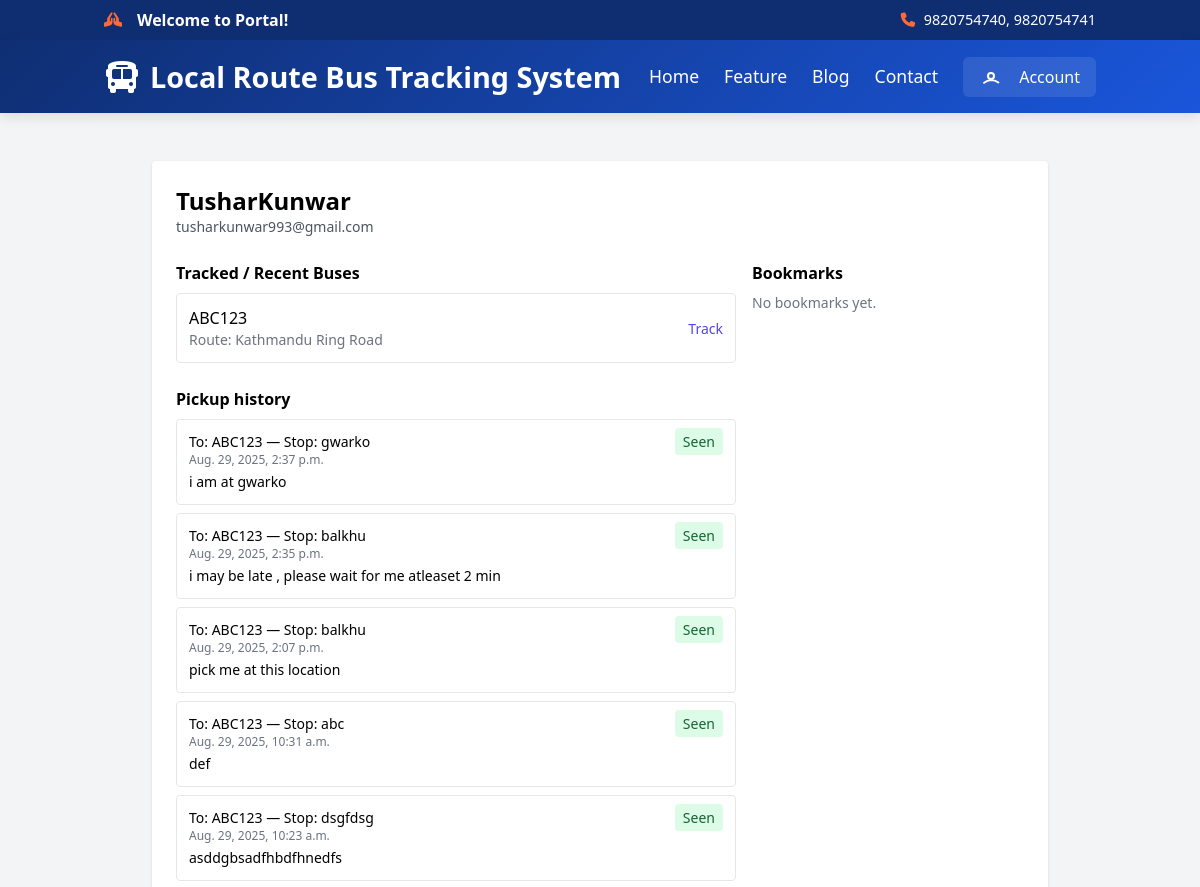
Page /user/profile/3/ (upper part) on the earlier database version.
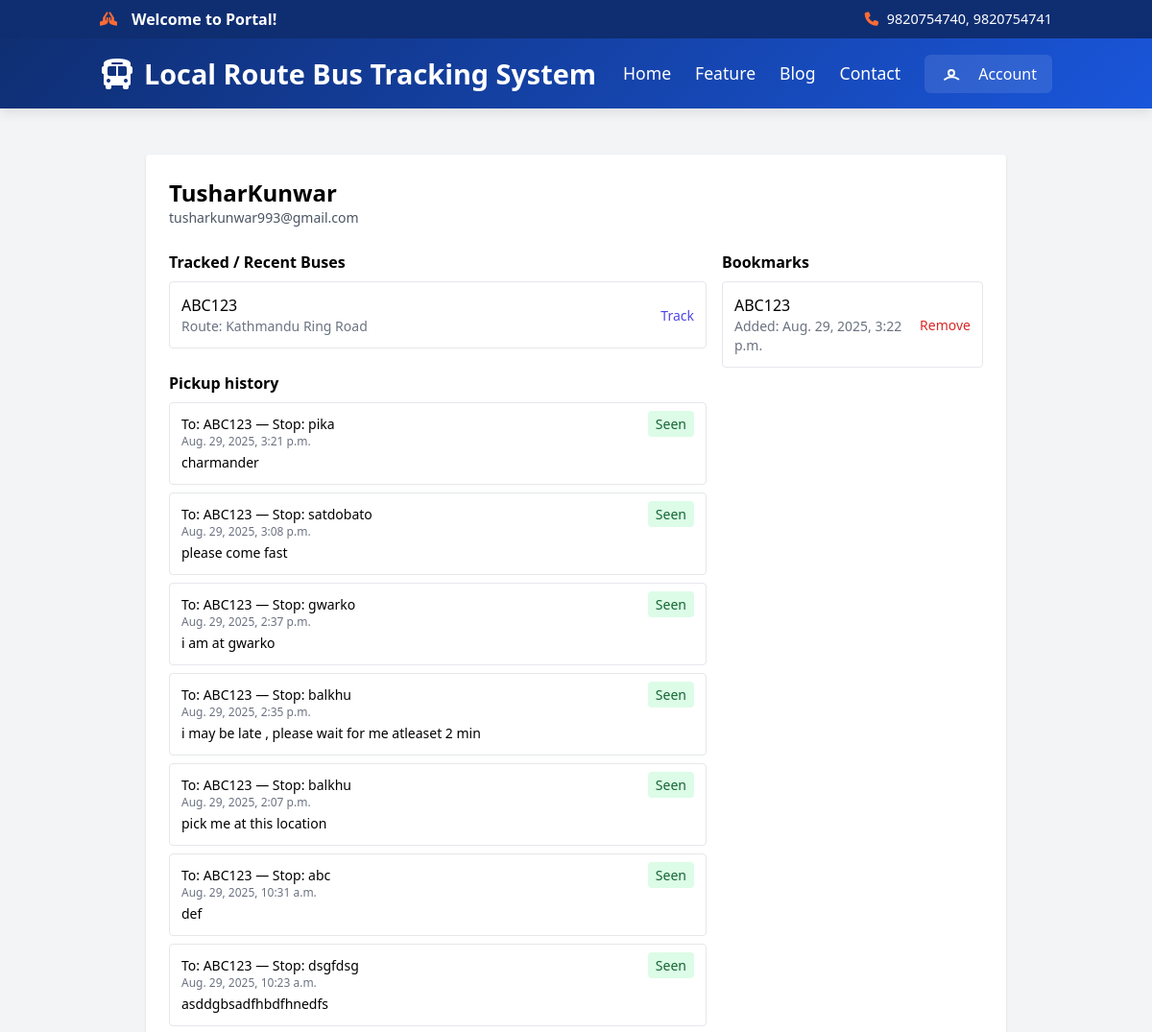
Same page on the later database version.
### core/models.py (models this page shows, shortened)
class Bus(models.Model):
    number_plate = models.CharField(max_length=50)
    total_seats = models.PositiveIntegerField(default=25)
    driver = models.ForeignKey(Driver, on_delete=models.CASCADE, related_name='buses')
    current_lat = models.FloatField(null=True, blank=True)
    current_lng = models.FloatField(null=True, blank=True)

class BusRoute(models.Model):
    name = models.CharField(max_length=100)
    bus = models.OneToOneField(Bus, on_delete=models.CASCADE, related_name='route', null=True, blank=True)
    driver = models.ForeignKey(
        Driver, on_delete=models.CASCADE, related_name='routes')
    stops = models.TextField(
        help_text='Comma-separated stops (e.g., "Stop1,Stop2,Stop3")')
    is_active = models.BooleanField(default=False)

class PickupRequest(models.Model):
    STATUS_PENDING = 'pending'
    STATUS_ACK = 'acknowledged'
    STATUS_REJECTED = 'rejected'
    STATUS_CHOICES = [
        (STATUS_PENDING, 'Pending'),
        (STATUS_ACK, 'Acknowledged'),
        (STATUS_REJECTED, 'Rejected'),
    ]
    user = models.ForeignKey('auth.User', on_delete=models.CASCADE, related_name='pickup_requests')
    bus = models.ForeignKey(Bus, on_delete=models.CASCADE, related_name='pickup_requests')
    stop = models.CharField(max_length=255)
    message = models.TextField(blank=True)
    status = models.CharField(max_length=20, choices=STATUS_CHOICES, default=STATUS_PENDING)
    created_at = models.DateTimeField(auto_now_add=True)
    seen_by_driver = models.BooleanField(default=False)

class Bookmark(models.Model):
    user = models.ForeignKey('auth.User', on_delete=models.CASCADE, related_name='bookmarks')
    bus = models.ForeignKey(Bus, on_delete=models.CASCADE, related_name='bookmarks')
    created_at = models.DateTimeField(auto_now_add=True)
    class Meta:
        unique_together = ('user', 'bus')

### core/views.py (the view)
# urls.py: path('user/profile/<int:user_id>/', views.user_profile, name='user_profile'),
def user_profile(request, user_id):
    try:
        profile_user = User.objects.get(id=user_id)
        pickups = PickupRequest.objects.filter(user=profile_user).order_by('-created_at')[:200]
        bookmarks = Bookmark.objects.filter(user=profile_user).select_related('bus').order_by('-created_at')[:200]
        tracked = []
        seen = set()
        for p in pickups:
            if p.bus and p.bus.id not in seen:
                tracked.append(p.bus)
                seen.add(p.bus.id)
        for b in bookmarks:
            if b.bus and b.bus.id not in seen:
                tracked.append(b.bus)
                seen.add(b.bus.id)
        context = {
            'profile_user': profile_user,
            'pickups': pickups,
            'bookmarks': bookmarks,
            'tracked_buses': tracked,
        }
        return render(request, 'user/profile.html', context)
    except User.DoesNotExist:
        return render(request, 'user/profile.html', {'profile_user': None})

### core/templates/user/profile.html (shortened to what this page needs)
{% extends 'base.html' %}
{% block content %}
  {% if profile_user %}
    <div class="max-w-4xl mx-auto py-8">
      <div class="bg-white shadow rounded p-6">
        <div class="flex items-center justify-between">
          <div>
            <h2 class="text-2xl font-semibold">{{ profile_user.username }}</h2>
            <p class="text-sm text-gray-600">{{ profile_user.email }}</p>
          </div>
        </div>
        <div class="mt-6 grid grid-cols-1 md:grid-cols-3 gap-4">
          <div class="md:col-span-2">
            <h3 class="font-semibold mb-2">Tracked / Recent Buses</h3>
            {% if tracked_buses %}
              <ul class="space-y-2">
                {% for bus in tracked_buses %}
                  <li class="p-3 border rounded flex items-center justify-between">
                    <div>
                      <div class="font-medium">{{ bus.number_plate }}</div>
                      <div class="text-sm text-gray-500">Route: {% if bus.route %}{{ bus.route.name }}{% else %}&mdash;{% endif %}</div>
                    </div>
                    <div>
                      <a href="{% url 'track_bus' bus.id %}" class="text-indigo-600 text-sm">Track</a>
                    </div>
                  </li>
                {% endfor %}
              </ul>
            {% else %}
              <p class="text-sm text-gray-500">No recent tracked buses.</p>
            {% endif %}
            <h3 class="font-semibold mt-6 mb-2">Pickup history</h3>
            {% if pickups %}
              <ul class="space-y-2">
                {% for p in pickups %}
                  <li class="p-3 border rounded">
                    <div class="flex justify-between">
                      <div>
                        <div class="text-sm">To: {% if p.bus %}{{ p.bus.number_plate }}{% else %}&mdash;{% endif %} — Stop: {{ p.stop }}</div>
                        <div class="text-xs text-gray-500">{{ p.created_at }}</div>
                        <div class="mt-1 text-sm">{{ p.message }}</div>
                      </div>
                      <div class="text-sm">
                        <span class="px-2 py-1 rounded {% if p.seen_by_driver %}bg-green-100 text-green-800{% else %}bg-yellow-100 text-yellow-800{% endif %}">{% if p.seen_by_driver %}Seen{% else %}Unseen{% endif %}</span>
                      </div>
                    </div>
                  </li>
                {% endfor %}
              </ul>
            {% else %}
              <p class="text-sm text-gray-500">No pickup history.</p>
            {% endif %}
          </div>
          <div>
            <h3 class="font-semibold mb-2">Bookmarks</h3>
            {% if bookmarks %}
              <ul class="space-y-2">
                {% for b in bookmarks %}
                  <li class="p-3 border rounded flex items-center justify-between">
                    <div>
                      <div class="font-medium">{% if b.bus %}{{ b.bus.number_plate }}{% else %}&mdash;{% endif %}</div>
                      <div class="text-sm text-gray-500">Added: {{ b.created_at }}</div>
                    </div>
                    <div>
                      <button data-bus-id="{{ b.bus.id }}" class="remove-bookmark text-sm text-red-600">Remove</button>
                    </div>
                  </li>
                {% endfor %}
              </ul>
            {% else %}
              <p class="text-sm text-gray-500">No bookmarks yet.</p>
            {% endif %}
          </div>
        </div>
      </div>
    </div>
  {% else %}
    <div class="p-6">User not found.</div>
  {% endif %}
{% endblock %}

### core/templates/base.html (shortened to what this page needs)
<!DOCTYPE html>
<html lang="en">
<head>
    <script src="https://cdn.tailwindcss.com"></script>
    <link rel="stylesheet" href="https://cdnjs.cloudflare.com/ajax/libs/font-awesome/6.4.0/css/all.min.css">
</head>
<body class="bg-gray-100 flex flex-col min-h-screen">
    <div class="upper-header">
        <div class="container mx-auto px-4">
            <div class="upper-header-content">
                <div class="welcome-message">
                   <i class="fa-solid fa-hands-praying"></i>
                   <div class="welcome-text"><p>Welcome to Portal!</p></div>
                </div>
                <div>
                    <p><i class="fa solid fa-phone"></i> 9820754740, 9820754741</p>
                </div>
            </div>
        </div>
    </div>
    <header>
        <div class="container mx-auto px-4">
            <div class="header-content" style="display: flex; justify-content: space-between; align-items: center; gap: 20px;">
                <div class="logo">
                    <i class="fa-solid fa-bus fa-2x"></i>
                    <div class="logo-text">Local Route Bus Tracking System</div>
                </div>
                  <div style="display: flex; align-items: center; gap: 25px;">
                <nav>
                     <ul style="display: flex; gap: 25px; align-items: center; margin: 0; padding: 0;">
                        <li><a href="{% url 'homepage' %}">Home</a></li>
                        <li><a href="#">Feature</a></li>
                        <li><a href="#">Blog</a></li>
                        <li><a href="#">Contact</a></li>
                    </ul>
                </nav>
                <div class="user-menu-container">
                    <button id="userMenuBtn" class="flex items-center space-x-2">
                        <svg xmlns="http://www.w3.org/2000/svg" class="h-6 w-6" fill="none" viewBox="0 0 24 24" stroke="currentColor">
                          <path stroke-linecap="round" stroke-linejoin="round" stroke-width="2" d="M5.121 17.804A13.937 13.937 0 0112 15c2.761 0 5.303.9 7.379 2.439M15 11a3 3 0 11-6 0 3 3 0 016 0z" />
                        </svg>
                        <span class="hidden sm:inline">Account</span>
                    </button>
                </div>
            </div>
            </div>
        </div>
    </header>
    <main class="flex-grow p-4 container mx-auto">
        {% block content %}{% endblock %}
    </main>
</body>
</html>

### core/templates/base.html (style rules this page uses)
:root { --primary: #1a56db; --secondary: #0f2e72; --accent: #ff6b35; --light: #f3f4f6; --dark: #1f2937; }
.upper-header { background-color: var(--secondary); color: white; padding: 8px 0; font-size: 0.9rem; }
.welcome-message { display: flex; align-items: center; gap: 10px; }
.welcome-text { font-size: 1rem; font-weight: 700; }
.upper-header-content { display: flex; justify-content: space-between; align-items: center; }
.upper-header p { margin: 0; }
.upper-header i { margin-right: 5px; color: var(--accent); }
header { background: linear-gradient(135deg, var(--secondary) 0%, var(--primary) 100%); color: white; padding: 15px 0; position: sticky; top: 0; z-index: 100; box-shadow: 0 4px 12px rgba(0, 0, 0, 0.1); }
.header-content { display: flex; justify-content: space-between; align-items: center; }
.logo { display: flex; align-items: center; gap: 10px; }
.logo-text { font-size: 1.8rem; font-weight: 700; }
nav ul { display: flex; list-style: none; gap: 25px; }
nav a { color: white; text-decoration: none; font-weight: 500; transition: color 0.3s; font-size: 1.1rem; }
.user-menu-container { position: relative; }
#userMenuBtn { display: flex; align-items: center; gap: 8px; background: rgba(255, 255, 255, 0.1); padding: 8px 16px; border-radius: 6px; transition: background 0.3s; }

Differences in the rows shown:
added PickupRequest: bus.number_plate "ABC123", stop "pika", created_at "Aug. 29, 2025, 3:21 p.m.", message "charmander", seen_by_driver "Seen"
added PickupRequest: bus.number_plate "ABC123", stop "satdobato", created_at "Aug. 29, 2025, 3:08 p.m.", message "please come fast", seen_by_driver "Seen"
added Bookmark: bus.number_plate "ABC123", created_at "Aug. 29, 2025, 3:22 p.m."
Other differences:
text no longer shown: "No bookmarks yet."
